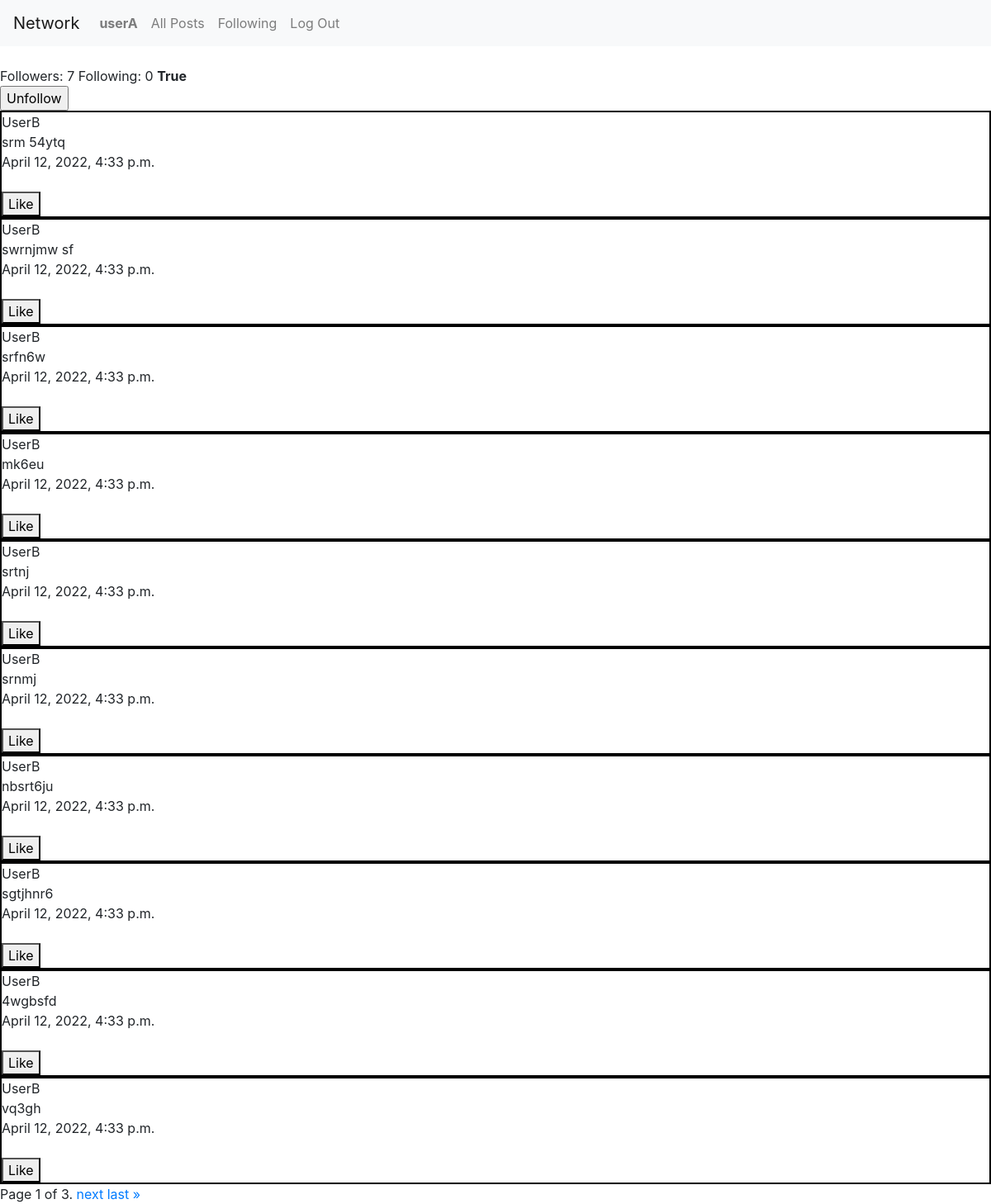
/user/UserB (signed in), run on the app's committed database.
### network/models.py (models this page shows, shortened)
class User(AbstractUser):
    pass

class Post(models.Model):
    user = models.ForeignKey("User", on_delete=models.CASCADE)
    body = models.TextField(blank=True)
    date = models.DateTimeField(auto_now_add=True)

### network/views.py (the view, shortened to what this page needs)
# urls.py: path("user/<str:username>", views.profile, name="profile"),
def profile(request, username):
    viewed_user = User.objects.get(username=username)
    logged_in_user = request.user
    ifFollows = Follower.objects.filter(following=logged_in_user, followed=viewed_user ).exists()
    p = Paginator(Post.objects.filter(user=viewed_user).order_by("-date"),10)
    page = request.GET.get('page')
    posts = p.get_page(page)
    following_count = Follower.objects.filter(following=viewed_user).count
    followed_count = Follower.objects.filter(followed=viewed_user).count
    return render(request,"network/profile.html", {"current_user": logged_in_user,
                                                    "viewed_user": viewed_user,
                                                    "posts": posts,
                                                    "following_count": following_count,
                                                    "followed_count":followed_count,
                                                    "ifFollows":ifFollows})

### network/templates/network/profile.html (shortened to what this page needs)
{% extends "network/layout.html" %}
{% load static %}
{% block body %}
<br>
Followers: {{followed_count}}
Following: {{following_count}}
<strong>{{ifFollows}}</strong>
<form action="" method="post">
    {%if ifFollows%}
    <input type="submit" name="submit" id="follow-button" value="Unfollow">
    {%else%}
    <input type="submit" name="submit" id="follow-button" value="Follow">
    {%endif%}
</form>
{% for post in posts%}
<div  style ="border: solid black 2px;">
<div>{{post.user}}</div>
<div>{{post.body}}</div>
<div>{{post.date}}</div><br>
<button class="like-button" data-id="{{post.id}}" id="button-{{post.id}}" type="button">Like</button>
</div>
{% endfor %}
<div class="pagination">
    <span class="step-links">
        <span class="current">
            Page {{ posts.number }} of {{ posts.paginator.num_pages }}.
        </span>
        {% if posts.has_next %}
            <a href="?page={{ posts.next_page_number }}">next</a>
            <a href="?page={{ posts.paginator.num_pages }}">last &raquo;</a>
        {% endif %}
    </span>
</div>
{% endblock %}

### network/templates/network/layout.html (shortened to what this page needs)
{% load static %}
<!DOCTYPE html>
<html lang="en">
    <head>
        <link rel="stylesheet" href="https://stackpath.bootstrapcdn.com/bootstrap/4.4.1/css/bootstrap.min.css">
        <link href="{% static 'network/styles.css' %}" rel="stylesheet">
    </head>
    <body>
        <nav class="navbar navbar-expand-lg navbar-light bg-light">
            <a class="navbar-brand" href="{% url 'index' %}">Network</a>
            <div>
              <ul class="navbar-nav mr-auto">
                {% if user.is_authenticated %}
                    <li class="nav-item">
                        <a class="nav-link" href="{% url 'profile' current_user.username %}"><strong>{{ current_user.username }}</strong></a>
                    </li>
                {% endif %}
                <li class="nav-item">
                  <a class="nav-link" href="{% url 'all-posts' %}">All Posts</a>
                </li>
                {% if user.is_authenticated %}
                    <li class="nav-item">
                        <a class="nav-link" href="{% url 'following'%}">Following</a>
                    </li>
                    <li class="nav-item">
                        <a class="nav-link" href="{% url 'logout' %}">Log Out</a>
                    </li>
                {% endif %}
              </ul>
            </div>
          </nav>
        <div class="body">
            {% block body %}
            {% endblock %}
        </div>
    </body>
</html>

### data on the page
User: username "userA"
Post: user "UserB", body "srm 54ytq", date "April 12, 2022, 4:33 p.m."
Post: user "UserB", body "swrnjmw sf", date "April 12, 2022, 4:33 p.m."
Post: user "UserB", body "srfn6w", date "April 12, 2022, 4:33 p.m."
Post: user "UserB", body "mk6eu", date "April 12, 2022, 4:33 p.m."
Post: user "UserB", body "srtnj", date "April 12, 2022, 4:33 p.m."
Post: user "UserB", body "srnmj", date "April 12, 2022, 4:33 p.m."
Post: user "UserB", body "nbsrt6ju", date "April 12, 2022, 4:33 p.m."
Post: user "UserB", body "sgtjhnr6", date "April 12, 2022, 4:33 p.m."
Post: user "UserB", body "4wgbsfd", date "April 12, 2022, 4:33 p.m."
Post: user "UserB", body "vq3gh", date "April 12, 2022, 4:33 p.m."

### other printed values
{{ followed_count }} "7"
{{ following_count }} "0"
{{ ifFollows }} "True"
{{ posts.number }} "1"
{{ posts.paginator.num_pages }} "3"
